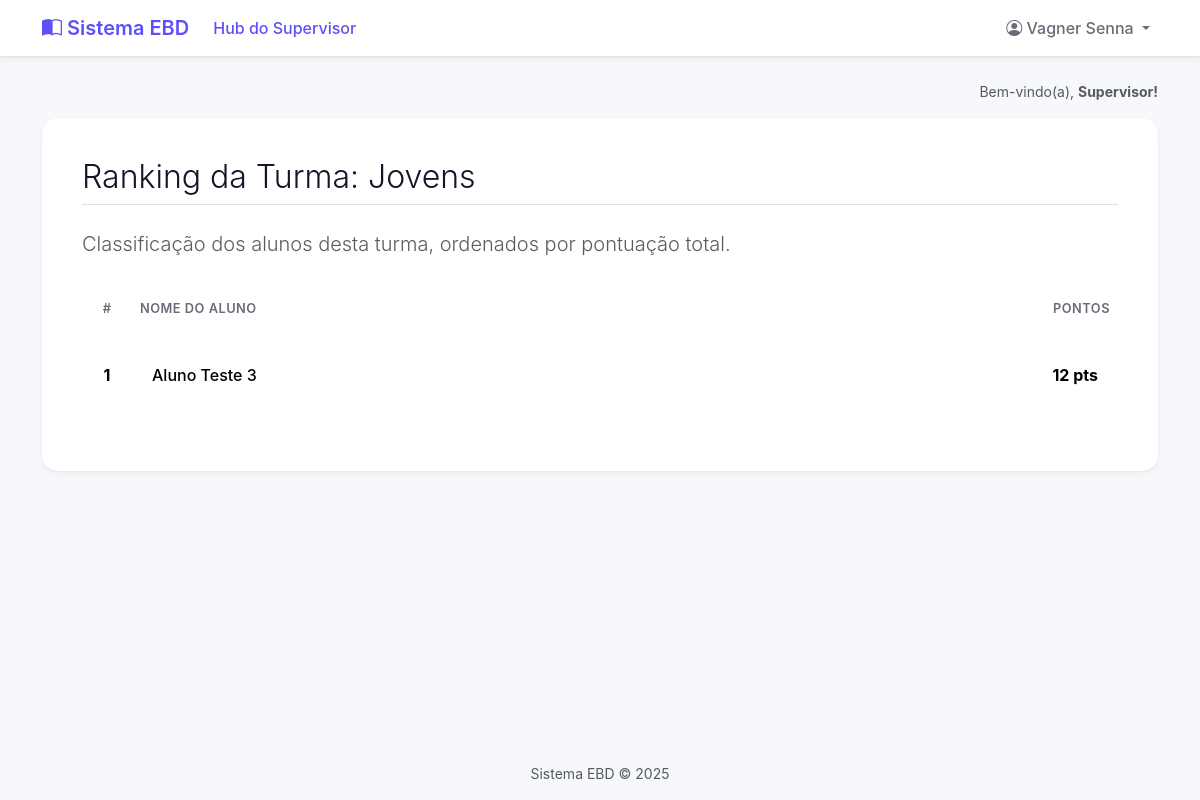
The app's page /turma/1/detalhes/ (signed in), older data.
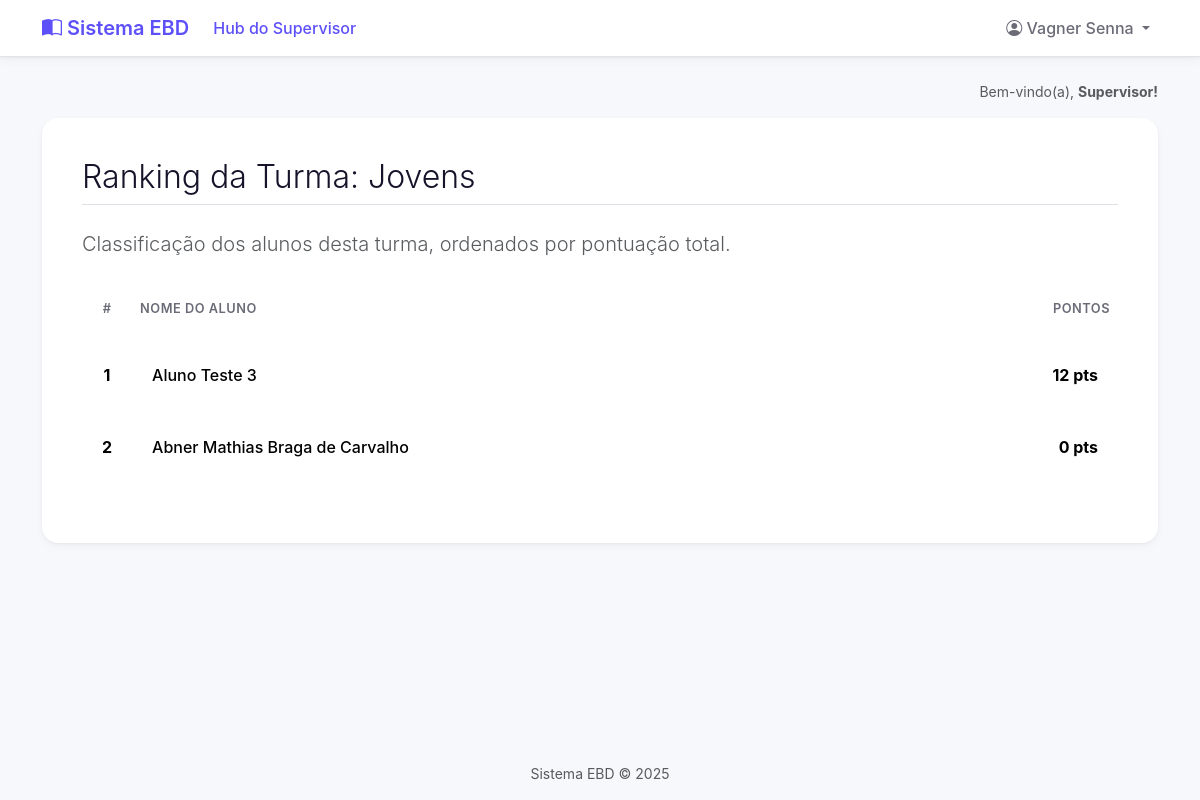
The same page, newer data.
### core/models.py (models this page shows, shortened)
class Aluno(models.Model):
    user = models.OneToOneField(
        User,
        on_delete=models.CASCADE,
        related_name='aluno', # Permite fazer request.user.aluno
        null=True,
        blank=True
    )
    nome_completo = models.CharField(max_length=255)
    turma = models.ForeignKey(
        Turma,
        on_delete=models.CASCADE,
        related_name='alunos'
    )
    pontos_totais = models.IntegerField(default=0)
    data_cadastro = models.DateTimeField(auto_now_add=True)

### core/views.py (the view)
# urls.py: path('turma/<int:turma_id>/detalhes/', views.detalhes_turma, name='detalhes_turma'),
@login_required
def detalhes_turma(request, turma_id):
    permissores = permissoes_context(request)
    turma = get_object_or_404(Turma, id=turma_id)
    acesso_permitido = False
    if permissores['is_supervisor']:
        acesso_permitido = True
    elif permissores['is_professor'] and turma.professor == request.user:
        acesso_permitido = True
    if not acesso_permitido:
        return HttpResponseForbidden("<h1>Acesso Negado</h1>Você não tem permissão para ver esta turma.")
    ranking_alunos_turma = Aluno.objects.filter(turma=turma).order_by('-pontos_totais')
    contexto = {
        'turma': turma,
        'ranking_alunos_turma': ranking_alunos_turma,
    }
    return render(request, 'detalhes_turma.html', contexto)

### core/context_processors.py (called while the page is built)
def permissoes_context(request):
    is_professor = False
    is_aluno = False
    is_supervisor = False
    aluno = None
    if request.user.is_authenticated:
        is_supervisor = request.user.groups.filter(name='Supervisores').exists()
        is_professor = request.user.groups.filter(name='Professores').exists()
        try:
            aluno = request.user.aluno
            is_aluno = True
        except:
            is_aluno = False
    return {
        'is_supervisor': is_supervisor,
        'is_professor': is_professor,
        'is_aluno': is_aluno,
        'aluno_global': aluno,
    }

### templates/detalhes_turma.html (shortened to what this page needs)
{% extends 'base.html' %}
{% block content %}
    <h2 class="fw-light border-bottom pb-2 mb-4">Ranking da Turma: {{ turma.nome }}</h2>
    <p class="lead text-muted mb-4">
        Classificação dos alunos desta turma, ordenados por pontuação total.
    </p>
    <div class="table-responsive">
        <table class="table table-hover align-middle">
            <thead>
                <tr>
                    <th class="text-center" style="width: 50px;">#</th>
                    <th>Nome do Aluno</th>
                    <th class="text-end" style="width: 120px;">Pontos</th>
                </tr>
            </thead>
            <tbody>
                {% for aluno in ranking_alunos_turma %}
                    <tr>
                        <td class="text-center fw-bold">{{ forloop.counter }}</td>
                        <td>{{ aluno.nome_completo }}</td>
                        <td class="text-end fw-bold">{{ aluno.pontos_totais }} pts</td>
                    </tr>
                {% empty %}
                    <tr>
                        <td colspan="3">Nenhum aluno encontrado nesta turma ou sem pontuação.</td>
                    </tr>
                {% endfor %}
            </tbody>
        </table>
    </div>
{% endblock %}

Row changes from the older to the newer data that the page shows:
added Aluno: nome_completo "Abner Mathias Braga de Carvalho", pontos_totais "0"
